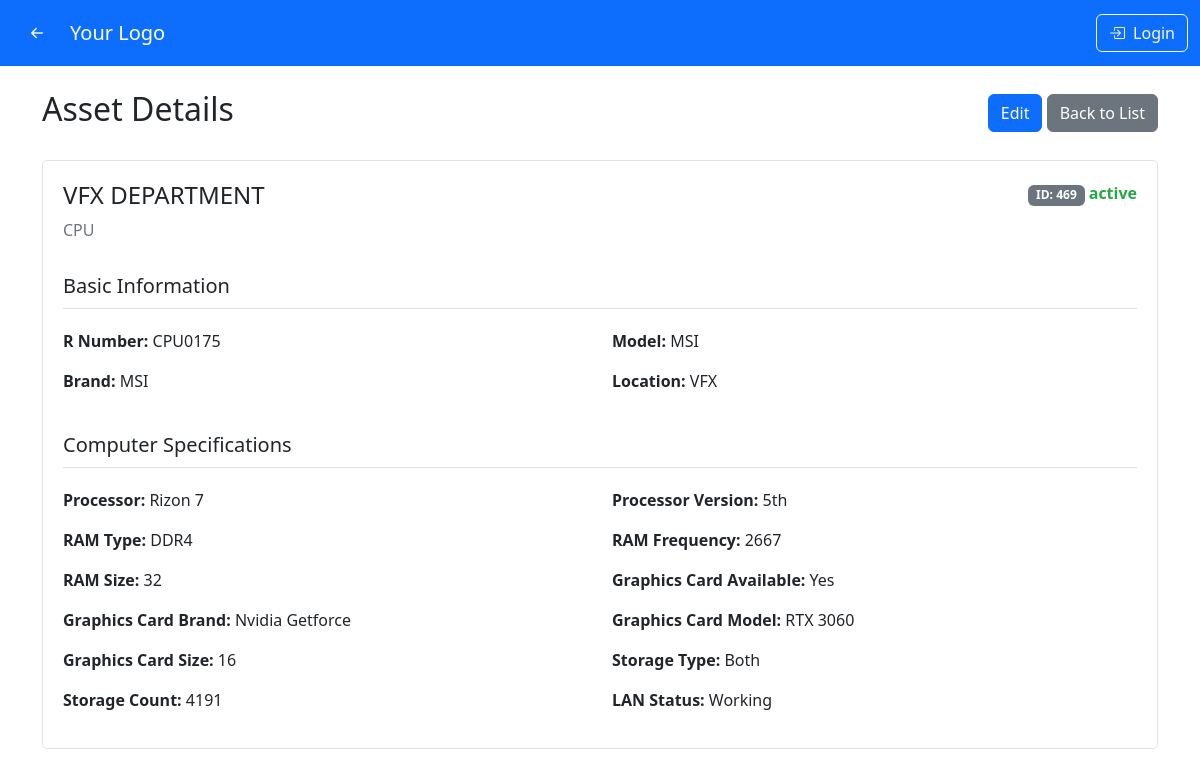
The app's page /view_ast.php?id=469 (signed in) with its own data.
### tables this page shows
CREATE TABLE `asset` (
  `asset_id` int(11) NOT NULL,
  `asset_name` varchar(100) DEFAULT NULL,
  `serial_no` varchar(255) DEFAULT NULL,
  `r_no` varchar(255) DEFAULT NULL,
  `model` varchar(100) DEFAULT NULL,
  `brand` varchar(100) DEFAULT NULL,
  `type_id` int(11) DEFAULT NULL,
  `location_id` int(11) DEFAULT NULL,
  `processor` varchar(100) DEFAULT NULL,
  `processor_version` varchar(100) DEFAULT NULL,
  `ram_type` enum('DDR2','DDR3','DDR4') DEFAULT NULL,
  `ram_frequency` varchar(50) DEFAULT NULL,
  `ram_size` varchar(50) DEFAULT NULL,
  `graphics_card_available` enum('Yes','No') DEFAULT 'No',
  `graphics_card_brand` varchar(100) DEFAULT NULL,
  `graphics_card_model` varchar(100) DEFAULT NULL,
  `graphics_card_size` varchar(50) DEFAULT NULL,
  `storage_type` enum('SSD','HDD','Both') DEFAULT NULL,
  `storage_count` int(11) DEFAULT NULL,
  `purchase_date` date DEFAULT NULL,
  `warranty_expiry` date DEFAULT NULL,
  `status` enum('active','service','scrapped') DEFAULT 'active',
  `current_holder` int(11) DEFAULT NULL,
  `previous_holder` int(11) DEFAULT NULL,
  `lan_status` enum('Working','Not working') DEFAULT NULL COMMENT 'LAN connectivity status for lab assets',
  `projector_type` enum('Short Throw','Standard','Long Throw','Ultra Short Throw') DEFAULT NULL,
  `has_speaker` enum('Yes','No') DEFAULT NULL,
  `lumens` varchar(20) DEFAULT NULL,
  `resolution` varchar(20) DEFAULT NULL,
  `mount_type` enum('Short Throw','Long Throw') DEFAULT NULL,
  `logic_box_status` enum('Yes','No','Replaced','New logic box installed') DEFAULT NULL,
  `cable_type` enum('HDMI','VGA','Printer Cable','VGA CABLE','VGACABLE','VJA') DEFAULT NULL,
  `screen_type` varchar(50) DEFAULT NULL,
  `projector_remarks` text DEFAULT NULL,
  `updated_at` timestamp NOT NULL DEFAULT current_timestamp() ON UPDATE current_timestamp(),
  `printer_type` varchar(255) DEFAULT NULL,
  `connectivity` varchar(255) DEFAULT NULL,
  `paper_size` varchar(255) DEFAULT NULL
);

CREATE TABLE `asset_type` (
  `type_id` int(11) NOT NULL,
  `type_name` varchar(50) DEFAULT NULL
);

### view_ast.php (the view, shortened to what this page needs)
<?php
require_once 'header.php';
$asset_id = intval($_GET['id']);
$query = "SELECT a.*, at.type_name, l.location_name
          FROM asset a
          JOIN asset_type at ON a.type_id = at.type_id
          JOIN location l ON a.location_id = l.location_id
          WHERE a.asset_id = ?";
$stmt = mysqli_prepare($conn, $query);
mysqli_stmt_bind_param($stmt, "i", $asset_id);
mysqli_stmt_execute($stmt);
$result = mysqli_stmt_get_result($stmt);
$asset = mysqli_fetch_assoc($result);
function displayField($label, $value) {
    if (!empty($value)) {
        echo "<div class='col-md-6'><p><strong>$label:</strong> " . htmlspecialchars($value) . "</p></div>";
    }
}
?>
<!DOCTYPE html>
<html lang="en">
<head>
    <link rel="stylesheet" href="https://cdn.jsdelivr.net/npm/bootstrap@5.2.3/dist/css/bootstrap.min.css">
</head>
<body>
    <div class="container mt-4">
        <div class="d-flex justify-content-between align-items-center mb-4">
            <h2>Asset Details</h2>
            <div>
                <a href="edit_Ast.php?id=<?php echo $asset['asset_id']; ?>" class="btn btn-primary">Edit</a>
                <a href="manage_Ast.php" class="btn btn-secondary">Back to List</a>
            </div>
        </div>
        <div class="detail-card">
            <div class="row mb-3">
                <div class="col-md-6">
                    <h4><?php echo htmlspecialchars($asset['asset_name']); ?></h4>
                    <p class="text-muted"><?php echo htmlspecialchars($asset['type_name']); ?></p>
                </div>
                <div class="col-md-6 text-end">
                    <span class="badge bg-secondary">ID: <?php echo $asset['asset_id']; ?></span>
                    <span class="status-<?php echo strtolower($asset['status']); ?>">
                        <?php echo htmlspecialchars($asset['status']); ?>
                    </span>
                </div>
            </div>
            <h5 class="section-title">Basic Information</h5>
            <div class="row">
                <?php displayField('R Number', $asset['r_no']); ?>
            </div>
            <?php if ($asset['type_id'] == 1 || $asset['type_id'] == 17): ?>
                <h5 class="section-title mt-4">Computer Specifications</h5>
                <div class="row">
                    <?php if ($asset['graphics_card_available'] == 'Yes'): ?>
                        <?php displayField('Graphics Card Brand', $asset['graphics_card_brand']); ?>
                        <?php displayField('Graphics Card Model', $asset['graphics_card_model']); ?>
                        <?php displayField('Graphics Card Size', $asset['graphics_card_size']); ?>
                    <?php endif; ?>
                    <?php if ($asset['type_id'] == 1): ?>
                        <?php displayField('LAN Status', $asset['lan_status']); ?>
                    <?php endif; ?>
                </div>
            <?php endif; ?>
        </div>
    </div>
</body>
</html>

### view_ast.php (style rules this page uses)
.detail-card { border: 1px solid #dee2e6; border-radius: 5px; padding: 20px; margin-bottom: 20px; }
.section-title { border-bottom: 1px solid #dee2e6; padding-bottom: 10px; margin-bottom: 20px; }
.status-active { color: #28a745; font-weight: bold; }

### records on screen
asset: asset_name "VFX DEPARTMENT", type.type_name "CPU", asset_id "469", status "active", r_no "CPU0175 MSI MSI VFX Rizon 7 5th DDR4 2667 32 Yes Nvidia Getforce RTX 3060 16 Both 4191 Working"
